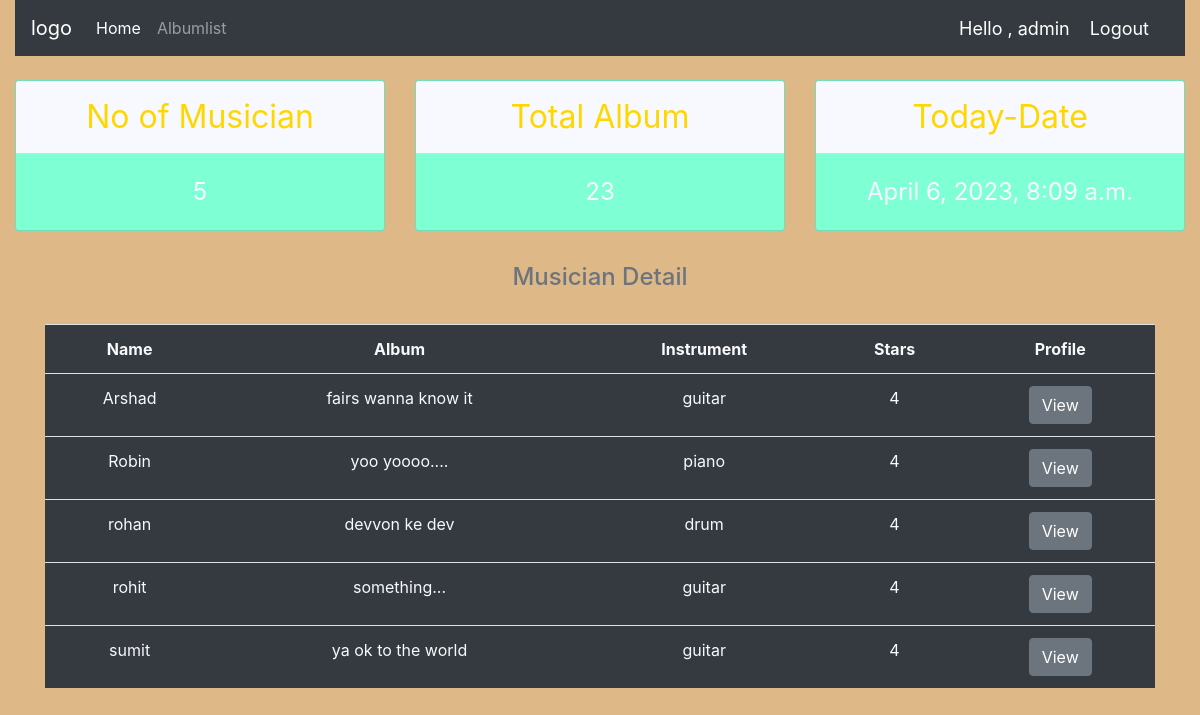
The app's page / (signed in) with its own data.
### accounts/models.py (models this page shows, shortened)
class Musician(models.Model):
    user = models.OneToOneField(User, null=True, on_delete = models.CASCADE)
    first_name = models.CharField(max_length=100, null=True)
    last_name = models.CharField(max_length=100, default="nayak" , null=True)
    profile_pic = models.ImageField(default= 'profile1.png' ,null=True, blank=True)
    instrument = models.CharField(max_length=100, null=True, default="guitar")

class Album(models.Model):
    artist = models.ForeignKey(Musician, on_delete=models.CASCADE)
    name = models.CharField(max_length=100)
    season = models.ManyToManyField(Seasons, blank=True)
    release_date = models.DateField(blank=True, null=True, auto_now_add=timezone.now())
    audio_file = models.FileField(upload_to='music',blank= True, null= True)
    num_stars = models.IntegerField(null=True, default=1 )
    def __str__(self):
        return self.name

### accounts/decoraters.py (the view)
    def wrapper_func(request, *args, **kwargs):
        group = None
        if request.user.groups.exists():
            group = request.user.groups.all()[0].name
        if group  == 'customer':
            return redirect('user-page')
        if group == 'admin':
            return view_func(request, *args , **kwargs)

### accounts/decoraters.py (called while the page is built)
def admin_only(view_func):
    def wrapper_func(request, *args, **kwargs):
        group = None
        if request.user.groups.exists():
            group = request.user.groups.all()[0].name
        if group  == 'customer':
            return redirect('user-page')
        if group == 'admin':
            return view_func(request, *args , **kwargs)
    return wrapper_func

### accounts/views.py (called while the page is built)
@login_required(login_url='login')
@admin_only
def home(request):
    today = timezone.now()
    album = Album.objects.all()[:3]
    musician = Musician.objects.all()
    musicianlength = musician.count()
    nober = Album.objects.all().count()
    context={'album':album,'nober':nober, 'musicianlength':musicianlength, 'today':today, 'musician':musician}
    return render(request, 'accounts/home.html', context)

### accounts/templates/accounts/home.html
{% extends 'accounts/base.html' %} {% block head_title %} home {% endblock %} {% load static %}
{% block content %}
{% include 'accounts/status.html' %}
<div class="container">
    <div class="row">
        <div class="col">
            <h4 class="text-center my-4 py-2 text-secondary">Musician Detail</h4>
            <table class="table bg-dark text-light text-center ">
                <tr>
                    <th>Name</th>
                    <th>Album</th>
                    <th>Instrument</th>
                    <th>Stars</th>
                    <th>Profile</th>
                </tr>
                {% for musicians in musician %}
                <tr>
                    <td>{{musicians.first_name}}</td>
                    <td>
                        {% for alb in musicians.album_set.all|slice:"1" %} {{alb}} {% endfor %}
                    </td>
                    <td>{{musicians.instrument}}</td>
                    <td>
                        {% for alb in musicians.album_set.all|slice:"1" %} {{alb.num_stars}} {% endfor %}
                    </td>
                    <td><a href="{% url 'show_musician' musicians.id %}" class="btn btn-secondary">View</a></td>
                </tr>
                {% endfor %}
            </table>
        </div>
    </div>
</div>
{% endblock %}

### accounts/templates/accounts/navbar.html (shortened to what this page needs)
{% load static %}
<nav class="navbar navbar-expand-lg navbar-dark bg-dark">
    {% if request.user.is_staff %}
    <a class="navbar-brand" href="{% url 'home' %}">logo</a> {% else %}
    <a class="navbar-brand" href="{% url 'home' %}">
        <img class="profile-pic" src="{{request.user.musician.profile_pic.url}}">
    </a>
    {% endif %}
    <div class="collapse navbar-collapse" id="navbarNavAltMarkup">
        <div class="navbar-nav">
            <a class="nav-item nav-link active" href="{% url 'home' %}">Home <span class="sr-only">(current)</span></a> {% if request.user.is_staff %}
            <a class="nav-item nav-link" href="{% url 'album_list' %}">Albumlist</a> {% else %}
            <a class="nav-item nav-link" href="{% url 'account-setting' %}">Account settings</a> {% endif %}
        </div>
    </div>
    <span class="hello-msg">Hello , {{request.user}} </span>
    <a href="{% url 'logout' %}" class="hello-msg"> Logout </a>
</nav>

### static/css/accounts/main.css (style rules this page uses)
* { margin: 0; padding: 0; box-sizing: border-box; }

### accounts/templates/accounts/navbar.html (style rules this page uses)
.hello-msg { font-size: 18px; color: #ffffff; margin-right: 20px; }

### records on screen
Musician: first_name "Arshad", instrument "guitar"
Album: name "fairs wanna know it", num_stars "4"
Musician: first_name "Robin", instrument "piano"
Album: name "yoo yoooo....", num_stars "4"
Musician: first_name "rohan", instrument "drum"
Album: name "devvon ke dev", num_stars "4"
Musician: first_name "rohit", instrument "guitar"
Album: name "something...", num_stars "4"
Musician: first_name "sumit", instrument "guitar"
Album: name "ya ok to the world", num_stars "4"

### other values on screen
{{ request.user }} "admin"
{{ musicianlength }} "5"
{{ nober }} "23"
